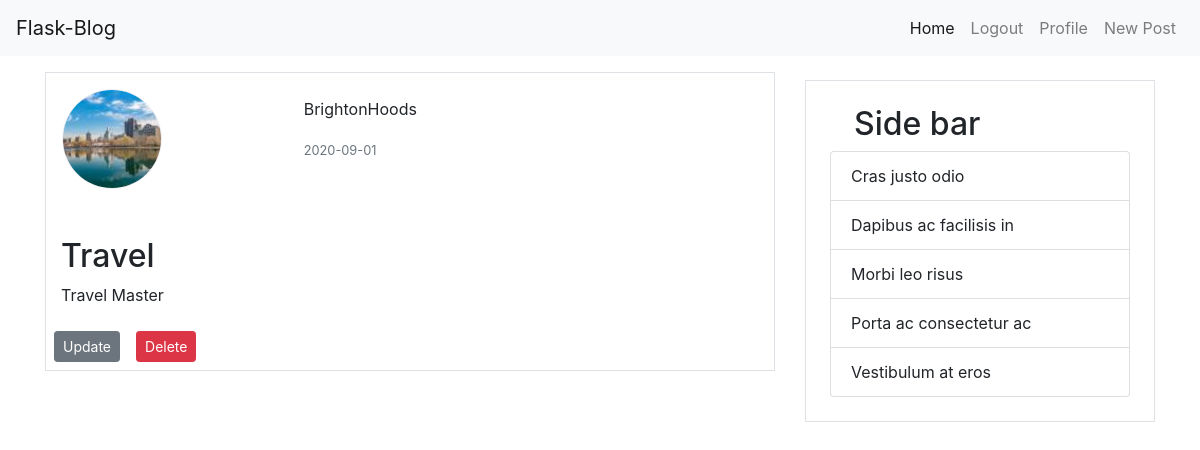
Before: /post/10 (signed in) with the older database file.
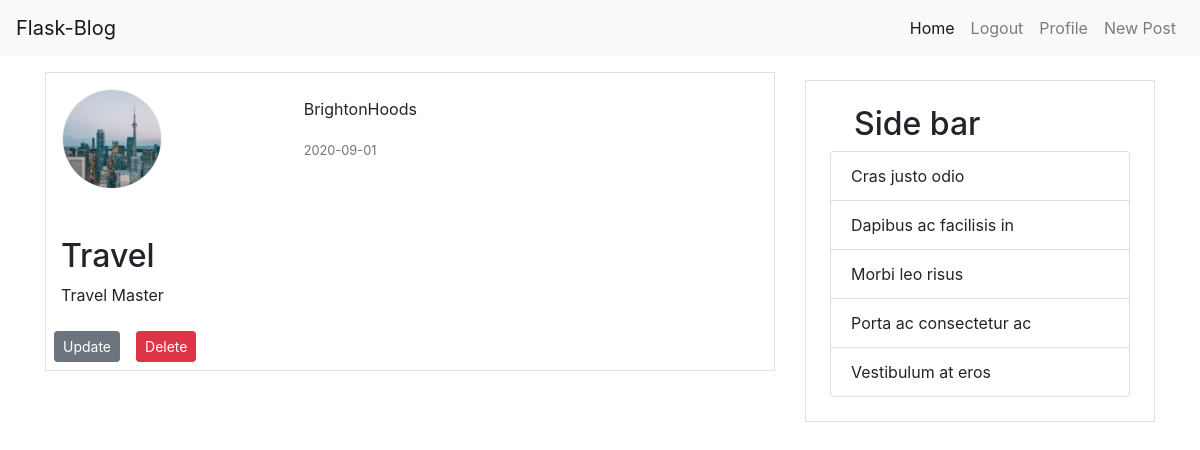
After: the same page with the newer database file.
### flaskblog/models.py (models this page shows, shortened)
class User(db.Model,UserMixin):
    id = db.Column(db.Integer,primary_key=True)
    username = db.Column(db.String(20),unique=True,nullable=False)
    email = db.Column(db.String(120),unique=True,nullable=False)
    image_file = db.Column(db.String(60),nullable=False,default='default.png')
    password = db.Column(db.String(20),nullable=False)
    posts = db.relationship('Post',backref='author',lazy=True)

### flaskblog/posts/routes.py (the view)
@posts.route("/post/<int:post_id>")
def post(post_id):
    post = Post.query.get_or_404(post_id)
    return render_template('post.html',post=post,title=post.title)

### flaskblog/models.py (called while the page is built)
@login_manager.user_loader
def load_user(user_id):
    return User.query.get(int(user_id))

### flaskblog/templates/post.html (shortened to what this page needs)
{% extends "base.html"%}
{% block content%}
    <div class="container">
            <div class="row border">
                <div class="col-md-4 p-3">
                    <div class="" >
                        <img src="{{url_for('static',filename='profile_pic/'+post.author.image_file)}}" alt="" style="width:100px; height:100px; border: 1px solid #eee; border-radius: 50%;display: block; object-fit: cover; " class="">
                    </div>
                </div>
                <div class="col-md-8 pt-4">
                    <p>{{post.author.username}}</p>
                    <p class=""><small class="text-muted">{{post.date_posted.strftime('%Y-%m-%d')}}</small></p>
                </div>
                <div class="col-md-12  pt-4">
                    <h2 class="my-2">{{post.title}}</h2>
                    <p>{{post.content}}</p>
                </div>
                {% if post.author == current_user%}
                    <a href="{{url_for('posts.update_post',post_id = post.id)}}" class="btn btn-secondary btn-sm m-2"> Update</a>
                    <button class="btn btn-danger btn-sm m-2" data-toggle="modal" data-target="#staticBackdrop">Delete</button>
                {%endif%}
        </div>
    </div>
{% endblock content%}

Changed rows visible on the page:
changed User "BrightonHoods": image_file: a different picture
